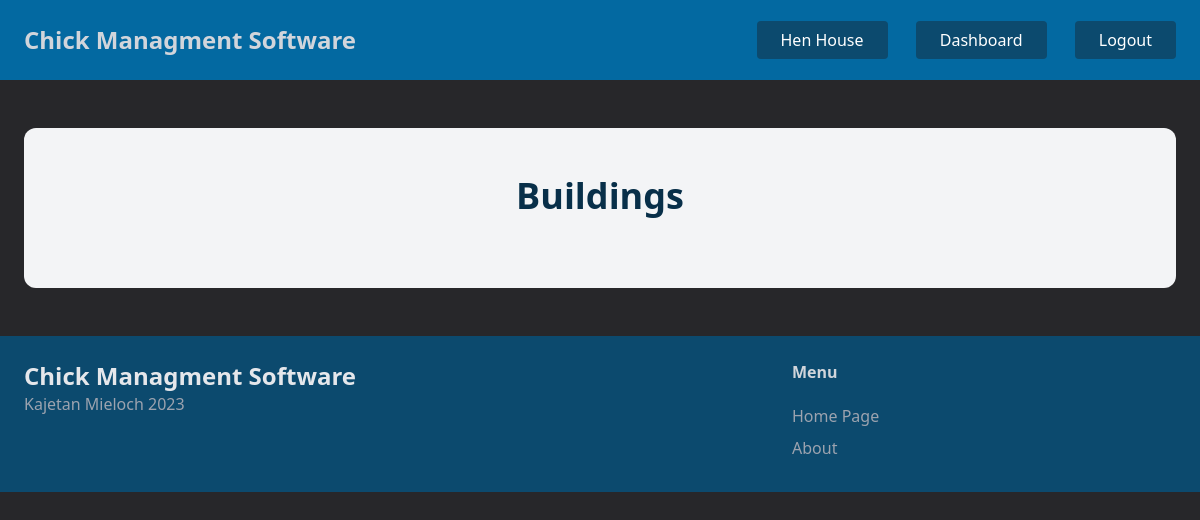
The app's page /buildings/ (signed in), older data.
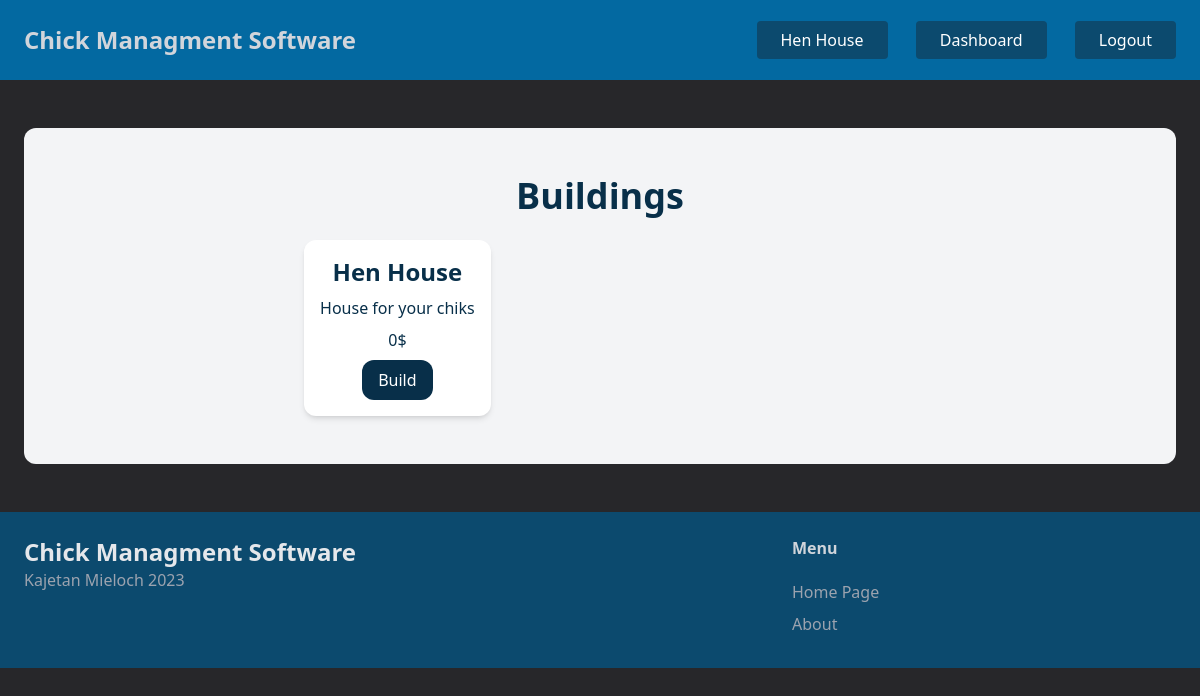
The same page, newer data.
### buildings/models.py (models this page shows, shortened)
class Building(models.Model):
    name = models.CharField(max_length=50)
    description = models.TextField()
    cost = models.IntegerField(default=0)
    owned = models.BooleanField(default=False)

### buildings/views.py (the view)
# urls.py: path('', views.index, name='index')
@login_required
def index(request):
    buildings = Building.objects.all()
    return render(request, 'buildings/index.html', {
        "buildings": buildings,
    })

### buildings/templates/buildings/index.html
{% extends 'core/base.html' %}
{% block content %}
<div class="mt-6 mb-6 px-6 py-12 bg-gray-100 rounded-xl">
    <h1 class="mb-6 text-4xl font-bold text-center text-sky-950">Buildings</h1>
    <div class="flex flex-col items-center justify-center">
        <div class="grid grid-cols-3 gap-4">
            {% for building in buildings %}
            <div class="flex flex-col items-center justify-center p-4 bg-white rounded-xl shadow-md">
                <h1 class="mb-2 text-2xl font-bold text-center text-sky-950">{{ building.name }}</h1>
                <p class="mb-2 text-center text-sky-950">{{ building.description }}</p>
                <p class="mb-2 text-center text-sky-950">{{ building.cost }}$</p>
                {% if building in user_profile.buildings.all %}
                <a href="{% url building.url_name %}" class="px-4 py-2 text-white bg-sky-950 rounded-xl hover:bg-sky-800">Enter</a>
                {% else %}
                <a href="#" class="px-4 py-2 text-white bg-sky-950 rounded-xl hover:bg-sky-800">Build</a>
                {% endif %}
            </div>
            {% endfor %}
        </div>
    </div>
</div>
{% endblock %}

Row changes from the older to the newer data that the page shows:
added Building: name "Hen House", description "House for your chiks", cost "0"
